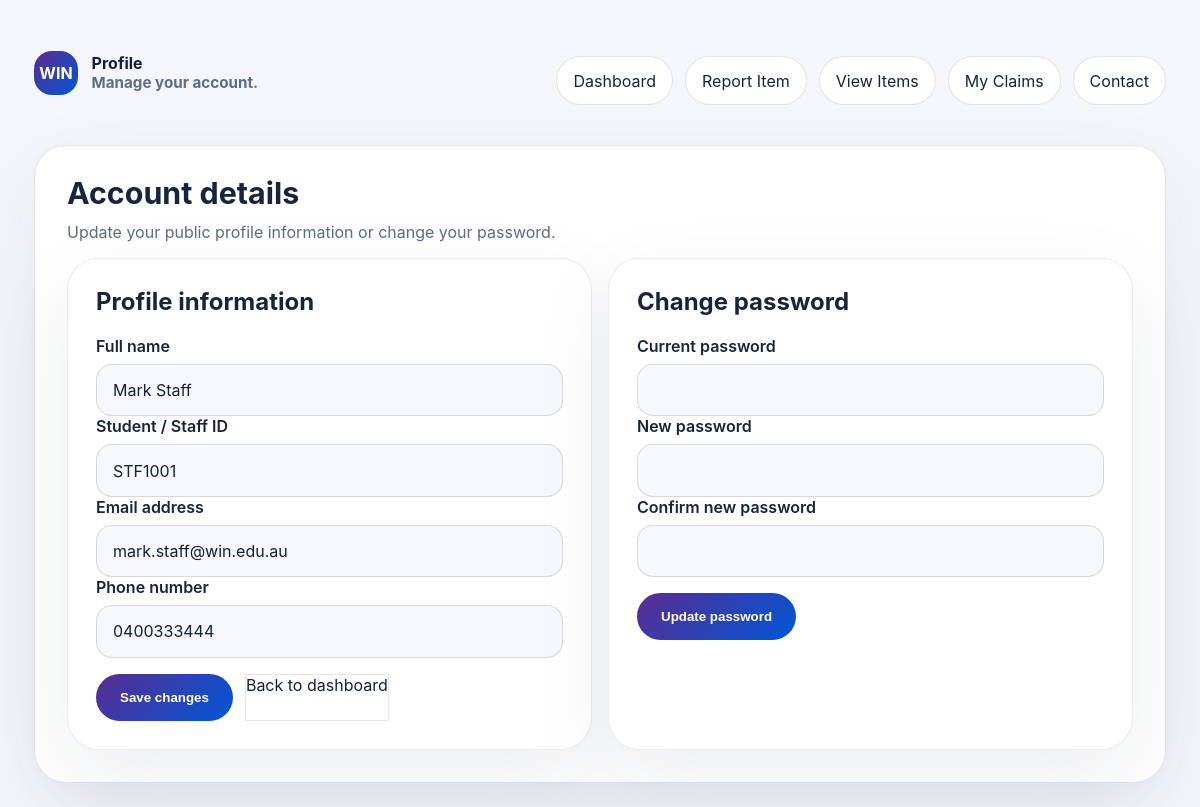
Screenshot of /profile.php (signed in) with the database file from the repository.
### tables this page shows
CREATE TABLE `users` (
  `id` INT UNSIGNED NOT NULL AUTO_INCREMENT,
  `full_name` VARCHAR(150) NOT NULL,
  `student_staff_id` VARCHAR(50) NULL,
  `email` VARCHAR(150) NOT NULL,
  `phone` VARCHAR(30) NULL,
  `password` VARCHAR(255) NOT NULL,
  `role` ENUM('student','staff','admin') NOT NULL DEFAULT 'student',
  `created_at` DATETIME NOT NULL DEFAULT CURRENT_TIMESTAMP,
  PRIMARY KEY (`id`),
  UNIQUE KEY `idx_users_email` (`email`),
  UNIQUE KEY `idx_users_student_staff_id` (`student_staff_id`)
);

### profile.php (the view, shortened to what this page needs)
<?php
require_once __DIR__ . '/db.php';
$userId = $_SESSION['user_id'];
$stmt = $pdo->prepare('SELECT full_name, student_staff_id, email, phone, role FROM users WHERE id = ? LIMIT 1');
$stmt->execute([$userId]);
$user = $stmt->fetch();
?>
<!DOCTYPE html>
<html lang="en">
<head>
</head>
<body>
  <div class="page">
    <header class="topbar">
      <div class="brand">
        <div class="brand-logo">WIN</div>
        <div>
          <strong>Profile</strong>
          <div style="font-size:0.95rem;color:var(--muted);">Manage your account.</div>
        </div>
      </div>
      <div class="nav-links">
        <a href="dashboard.php">Dashboard</a>
        <a href="report_item.php">Report Item</a>
        <a href="view_items.php">View Items</a>
        <a href="my_claims.php">My Claims</a>
        <a href="contact.php">Contact</a>
      </div>
    </header>
    <section class="panel">
      <h1>Account details</h1>
      <p>Update your public profile information or change your password.</p>
      <div class="grid-two">
        <div class="panel" style="padding:1.75rem;">
          <h2 style="margin-top:0;">Profile information</h2>
          <form method="post">
            <div class="input-group">
              <label for="full_name">Full name</label>
              <input id="full_name" name="full_name" type="text" value="<?= htmlspecialchars($_POST['full_name'] ?? $user['full_name'], ENT_QUOTES, 'UTF-8') ?>" required>
            </div>
            <div class="input-group">
              <label for="student_staff_id">Student / Staff ID</label>
              <input id="student_staff_id" type="text" value="<?= htmlspecialchars($user['student_staff_id'], ENT_QUOTES, 'UTF-8') ?>" disabled>
            </div>
            <div class="input-group">
              <label for="email">Email address</label>
              <input id="email" name="email" type="email" value="<?= htmlspecialchars($_POST['email'] ?? $user['email'], ENT_QUOTES, 'UTF-8') ?>" required>
            </div>
            <div class="input-group">
              <label for="phone">Phone number</label>
              <input id="phone" name="phone" type="tel" value="<?= htmlspecialchars($_POST['phone'] ?? $user['phone'], ENT_QUOTES, 'UTF-8') ?>">
            </div>
            <div style="margin-top:1rem;display:flex;gap:0.75rem;flex-wrap:wrap;">
              <button type="submit" class="button">Save changes</button>
              <a href="dashboard.php" class="button button-secondary">Back to dashboard</a>
            </div>
          </form>
        </div>
        <div class="panel" style="padding:1.75rem;">
          <h2 style="margin-top:0;">Change password</h2>
          <form method="post">
            <div class="input-group">
              <label for="current_password">Current password</label>
              <input id="current_password" name="current_password" type="password" required>
            </div>
            <div class="input-group">
              <label for="new_password">New password</label>
              <input id="new_password" name="new_password" type="password" required>
            </div>
            <div class="input-group">
              <label for="confirm_password">Confirm new password</label>
              <input id="confirm_password" name="confirm_password" type="password" required>
            </div>
            <div style="margin-top:1rem;display:flex;gap:0.75rem;flex-wrap:wrap;">
              <button type="submit" class="button">Update password</button>
            </div>
          </form>
        </div>
      </div>
    </section>
  </div>
</body>
</html>

### profile.php (style rules this page uses)
:root { --purple: #5b2c91; --blue: #0056d6; --ink: #14203b; --text: #16253d; --muted: #5e6d84; --surface: #ffffff; --surface-soft: #f7f8fc; --border: rgba(20,32,59,0.12); --shadow: 0 28px 80px rgba(20,32,59,.08); font-family: Inter, system-ui, -apple-system, BlinkMacSystemFont, "Segoe UI", sans-serif; }
* { box-sizing: border-box; }
body { margin: 0; min-height: 100vh; background: #f4f6fb; color: var(--text); }
a { color: inherit; text-decoration: none; }
.page { max-width: 1180px; margin: 0 auto; padding: 1.5rem; display: grid; gap: 1.5rem; }
.topbar { display: flex; flex-wrap: wrap; align-items: center; justify-content: space-between; gap: 1rem; padding: 1rem 0; }
.brand { display: inline-flex; align-items: center; gap: 0.85rem; font-weight: 700; color: var(--ink); }
.brand-logo { width: 44px; height: 44px; display: grid; place-items: center; border-radius: 18px; background: linear-gradient(135deg, var(--purple), var(--blue)); color: #fff; }
.panel { background: var(--surface); border-radius: 32px; border: 1px solid var(--border); box-shadow: var(--shadow); padding: 2rem; }
.panel h1 { margin: 0 0 0.75rem; font-size: clamp(1.9rem, 2.4vw, 2.75rem); line-height: 1.05; }
.panel p { margin: 0 0 1rem; color: var(--muted); }
.grid-two { display: grid; gap: 1rem; grid-template-columns: 1fr 1fr; }
.input-group { display: grid; gap: 0.5rem; }
label { font-weight: 600; }
input { width: 100%; min-height: 3.2rem; border-radius: 16px; border: 1px solid rgba(20,32,59,.14); background: var(--surface-soft); padding: 0.95rem 1rem; color: var(--ink); font: inherit; }
button { display: inline-flex; align-items: center; justify-content: center; padding: 1rem 1.5rem; border-radius: 999px; background: linear-gradient(135deg, var(--purple), var(--blue)); color: #fff; border: none; font-weight: 700; cursor: pointer; transition: transform .18s ease, box-shadow .18s ease; }
.button-secondary { background: #fff; color: var(--ink); border: 1px solid var(--border); }
.nav-links { display: flex; flex-wrap: wrap; gap: 0.75rem; margin-top: 1rem; }
.nav-links a { display: inline-flex; padding: 0.85rem 1rem; border-radius: 999px; background: #fff; border: 1px solid var(--border); transition: background .18s ease, transform .18s ease; }
.panel .panel { border: 1px solid rgba(20,32,59,.08); }

### rows the page displays
users: full_name "Mark Staff", student_staff "STF1001", email "mark.staff@win.edu.au", phone "0400333444"
